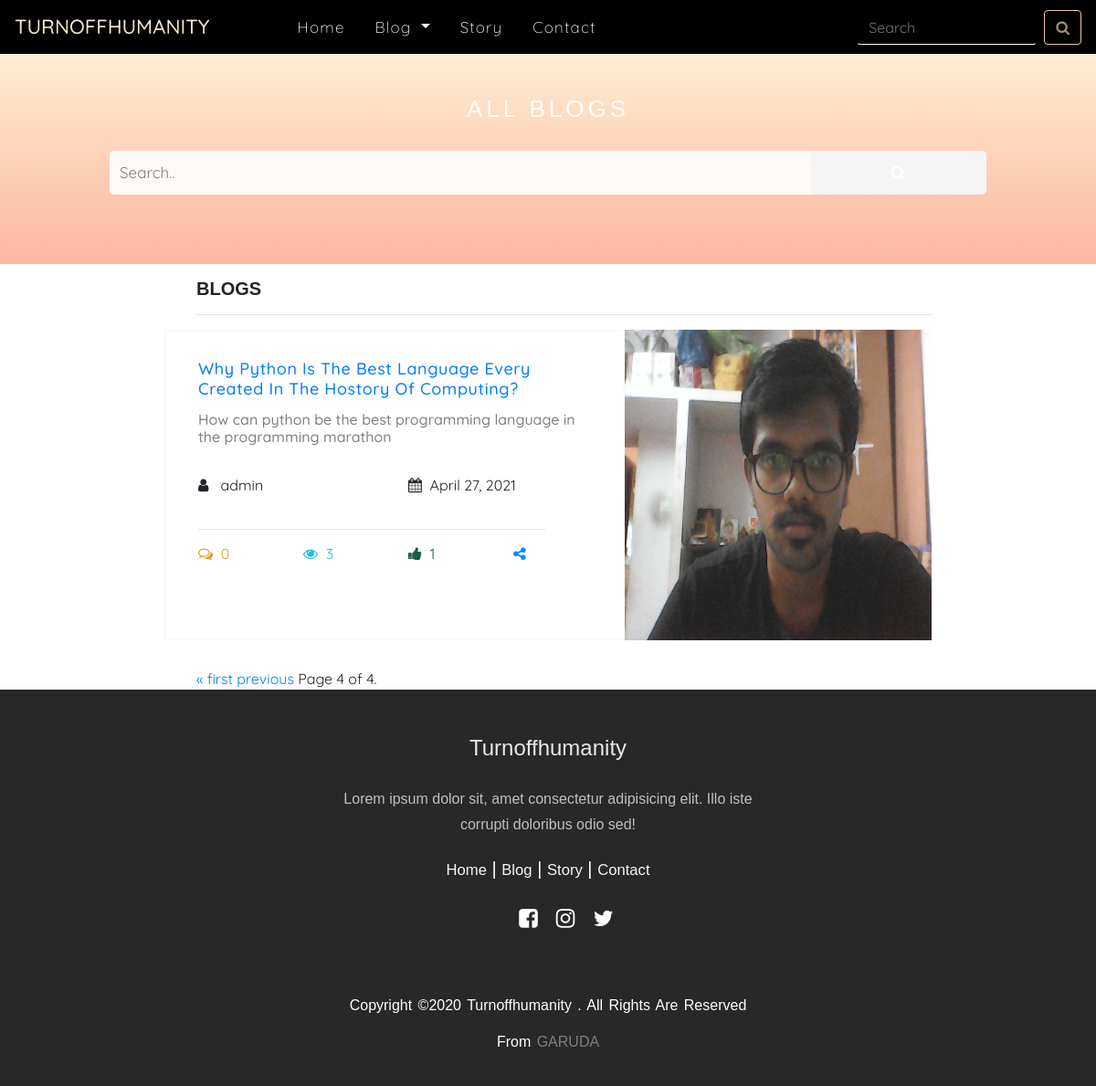
Page /categories/travel?page=4 on the committed database.
### blogapp/models.py (models this page shows, shortened)
class Post(models.Model):
    Author=models.ForeignKey(User,on_delete=models.CASCADE)
    Title=models.TextField()
    TitleSlug=models.SlugField(blank=True,null=True)
    OverView=models.TextField()
    Thumbnail=models.ImageField(upload_to='thumbnails/')
    Content=RichTextUploadingField()
    Category=models.ManyToManyField(Category)
    DateAdded=models.DateField(auto_now_add=True)
    Views=models.PositiveIntegerField(default=0)
    CommentCount=models.PositiveIntegerField(default=0)
    Likes=models.PositiveIntegerField(default=0)
    class Meta:
        ordering=['-DateAdded']

### blogapp/views.py (the view)
# urls.py: path('categories/<str:category>',categoryFilter),
def categoryFilter(request,category):
    categoryObjects=Category.objects.filter(SlugName=category)
    if len(categoryObjects)>0:
        categoryObject=categoryObjects[0]
        posts=Post.objects.filter(Category=categoryObject)
        paginator=Paginator(posts,1)
        page_number=request.GET.get('page')
        page_obj=paginator.get_page(page_number)
        categories=Category.objects.all()
        return render(request,'blog.html',context={'page_obj':page_obj,'categories':categories})

### blogapp/models.py (called while the page is built)
    def __str__(self):
        return self.Name

### templates/blog.html (shortened to what this page needs)
{% load static %}
<!DOCTYPE html>
<html>
    <head>
        <head lang="en">
            <link rel="stylesheet" href="https://cdnjs.cloudflare.com/ajax/libs/font-awesome/4.7.0/css/font-awesome.min.css">
            <link rel="stylesheet" href="https://maxcdn.bootstrapcdn.com/bootstrap/4.5.2/css/bootstrap.min.css">
            <link rel="stylesheet" href="https://cdnjs.cloudflare.com/ajax/libs/font-awesome/4.7.0/css/font-awesome.min.css">
        <link rel = "stylesheet" href ="/static/styles/navfoot.css">
        <link rel = "stylesheet" href ="/static/styles/blog.css">
        </head>
    <body>
        <nav class="navbar navbar-expand-lg navbar-light" id="navbarmain">
            <div class="collapse navbar-collapse" id="navbarTogglerDemo01">
              <a class="navbar-brand" href="/" id="navtitle">TURNOFFHUMANITY</a>
              <ul class="navbar-nav mr-auto mt-2 mt-lg-0">
                <li class="nav-item ">
                  <a class="nav-link" href="/" id="navitems1">Home </a>
                </li>
                <li class="nav-item dropdown">
                  <a class="nav-link dropdown-toggle" href="#" id="navitems" role="button" data-toggle="dropdown" aria-haspopup="true" aria-expanded="false">
                      Blog
                  </a>
              </li>
                <li class="nav-item">
                    <a class="nav-link" href="/#story" id="navitems">Story</a>
                  </li>
                  <li class="nav-item">
                    <a class="nav-link" href="/#contact" id="navitems">Contact</a>
                  </li>
              </ul>
              <form class="form-inline my-2 my-lg-0" id="searchtextbox" method="GET" action="/search">
                <input class="form-control mr-sm-2" type="search" placeholder="Search" name="search" aria-label="Search" id="searchtextfield">
                <button class="btn btn-outline-success my-2 my-sm-0" type="submit" id="searchbtn"><i class="fa fa-search" id="searchicon"></i></button>
              </form>
            </div>
          </nav>
    <section class="blogbar-display">
        <h5>All Blogs</h5>
        <div class="blogbar-search">
            <form class="blogbar-searchform" method="GET" action="/search" >
                <input type="text" placeholder="Search.." name="search">
                <button type="submit"><i class="fa fa-search"></i></button>
            </form>
        </div>
    </section>
    <section class="blogbar-content">
        <h5>Blogs</h5>
        <hr>
    {% for post in page_obj %}
        <div class="row">
            <div class="blogbar-box1">
                <div class="column">
                    <h5><a href="/posts/{{post.TitleSlug}}">{{post.Title}}</a></h5>
                <h6>
                        {{post.OverView}}
                    </h6>
                    <div class="row" id="blogbox-r1">
                        <div class="blogbox-r1-box1"><i class="fa fa-user"></i> &nbsp;  {{post.Author}}</div>
                        <div class="blogbox-r1-box2"><i class="fa fa-calendar"></i>&nbsp;  {{post.DateAdded}}</div>
                    </div>
                    <hr >
                    <div class="row" id="blogbox-r2">
                        <div class="blogbox-r2-box" id="r2-b-icon1"><i class="fa fa-comments-o"></i>&nbsp;  {{post.CommentCount}}</div>
                        <div class="blogbox-r2-box" id="r2-b-icon2"><i class="fa fa-eye"></i>&nbsp; {{post.Views}}  </div>
                        <div class="blogbox-r2-box" id="r2-b-icon3"><i class="fa fa-thumbs-up"></i>&nbsp; {{post.Likes}} </div>
                        <div class="blogbox-r2-box" id="r2-b-icon4"><a href="#"><i class="fa fa-share-alt"></i></a></div>
                    </div>
                </div>
            </div>
            <div class="blogbar-box2">
                <img id="blogbox-img" src="{{post.Thumbnail.url}}">
            </div>
        </div>
        {% endfor %}
    {% if '/search/' in request.build_absolute_uri %}
    <div class="blog-pagination">
        <span class="step-links">
            {% if page_obj.has_previous %}
                <a href="?search={{q}}&page=1">&laquo; first</a>
                <a href="?search={{q}}&page={{ page_obj.previous_page_number }}">previous</a>
            {% endif %}
            <span class="current">
                Page {{ page_obj.number }} of {{ page_obj.paginator.num_pages }}.
            </span>
            {% if page_obj.has_next %}
                <a href="?search={{q}}&page={{ page_obj.next_page_number }}">next</a>
                <a href="?search={{q}}&page={{ page_obj.paginator.num_pages }}">last &raquo;</a>
            {% endif %}
        </span>
    </div>
    {% else %}
<div class="blog-pagination">
        <span class="step-links">
            {% if page_obj.has_previous %}
                <a href="?page=1">&laquo; first</a>
                <a href="?page={{ page_obj.previous_page_number }}">previous</a>
            {% endif %}
            <span class="current">
                Page {{ page_obj.number }} of {{ page_obj.paginator.num_pages }}.
            </span>
        </span>
    </div>
    {% endif %}
    </section>
        <footer style="width: 100%;">
            <div class="downfoot"  id="contact" style="width: 100%;">
                <div class="footer-content" id="footercontent" style="width: 100%;">
                    <h3>Turnoffhumanity</h3>
                    <p id="footerbrief">Lorem ipsum dolor sit, amet consectetur adipisicing elit. Illo iste corrupti doloribus odio sed!</p>
                    <p>
                        <span><a href="index.html" id="footerlinks">Home</a></span>
                        <span>|</span>
                        <span><a href="blog.html" id="footerlinks">Blog</a></span>
                        <span>|</span>
                        <span><a href="index.html#story" id="footerlinks">Story</a></span>
                        <span>|</span>
                        <span><a href="#contact" id="footerlinks">Contact</a></span>
                    </p>
                    <ul class="socials">
                        <li><a href="#"><i class="fa fa-facebook-square" style="font-size: 1.5rem;"></i>  </a></li>
                        <li><a href="#"><i class="fa fa-instagram" style="font-size: 1.5rem;"></i></a></li>
                        <li><a href="#"><i class="fa fa-twitter" style="font-size: 1.5rem;"></i></a></li>
                    </ul>
                </div>
                <div class="footer-bottom" id="footerbottom" style="width: 100%;">
                    <p>copyright &copy;2020  Turnoffhumanity . All rights are reserved</p>
                    <p>From <a href="https://garudatechnology.in/" target="_blank" rel="noopener noreferrer" style="color: white; font-weight: 500;">Garuda</a></p>
                </div>
                </div>
           </footer>
    </body>
</html>

### static/styles/navfoot.css (style rules this page uses)
body { font-family: 'Quicksand', sans-serif; }
#navbarmain { background-color: #000; }
#navitems , #navtitle , #navitems1 { color: white; }
#navtitle, #navtitletoggle { font-size: 22px; font-weight: 500; background-color: #e6ce92; background-image: linear-gradient(180deg, white,#e6ce92); background-size: 100%; -webkit-background-clip: text; -moz-background-clip: text; -webkit-text-fill-color: transparent; -moz-text-fill-color: transparent; }
#navitems { padding-left: 25px; }
#navitems1 { padding-left: 80px; }
#navitems1,#navitems { font-size: 17px; font-weight: 300; letter-spacing: 1.2px; }
#searchtextfield { background-color: transparent; border-bottom-color: white; border-top-color: transparent; border-left-color: transparent; border-right-color: transparent; color: white; }
#searchbtn { border-color: #e6ce92; }
#searchicon { color: #e6ce92 ; opacity: 0.7; }
.downfoot { clear: both; bottom: 0; left: 0; right: 0; opacity: 0.9; background: #111; height: auto; width: 100vw; padding-top: 40px; color: #fff; font-family: questrial, sans-serif; font-weight: 100; }
.footer-content { display: flex; align-items: center; justify-content: center; flex-direction: column; text-align: center; }
.footer-content h3 { font-size: 24px; text-transform: capitalize; line-height: 3rem; opacity: 0.9; }
.footer-content p { max-width: 500px; margin: 10px auto; line-height: 28px; font-size: 20px; }
.socials { list-style: none; display: flex; align-items: center; justify-content: center; margin: 1rem 0 3rem 0; }
.socials li { margin: 0 10px; }
.socials a { text-decoration: none; color: #fff; }
.socials a i { font-size: 1.1rem; transition: color .4s ease; }
.footer-bottom { background: #111; width: 100vw; padding: 20px 0; text-align: center; }
.footer-bottom p { font-size: 16px; word-spacing: 2px; text-transform: capitalize; }
.footer-bottom a { text-transform: uppercase; opacity: .4; font-weight: 200; }
#footerlinks { color: whitesmoke; font-size: smaller; }
#footerbrief { color: white; opacity: 0.7; font-size: unset; }

### rows in the picture
Post: Title "Why Python Is The Best Language Every Created In The Hostory Of Computing?", OverView "How can python be the best programming language in the programming marathon", Author "admin", DateAdded "April 27, 2021", CommentCount "0", Views "3", Likes "1", Thumbnail (picture)

### other values in the picture
{{ page_obj.number }} "4"
{{ page_obj.paginator.num_pages }} "4"
